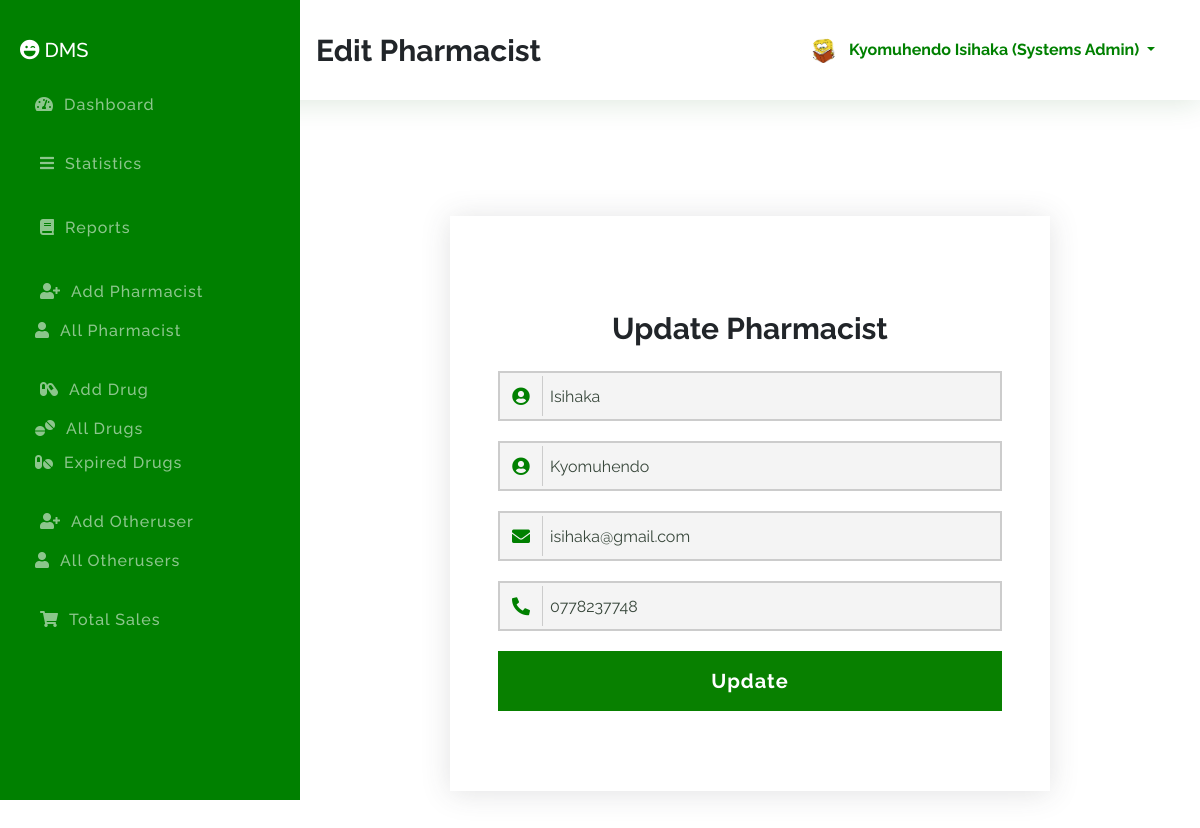
Page /index.php?action=editPharmacist&id=5 (signed in) on the committed database.
### tables this page shows
CREATE TABLE `pharmacists` (
  `id` int(11) NOT NULL,
  `fname` varchar(100) NOT NULL,
  `lname` varchar(100) NOT NULL,
  `email` varchar(100) NOT NULL,
  `phone` varchar(100) NOT NULL,
  `password` varchar(100) NOT NULL,
  `role` varchar(100) NOT NULL DEFAULT 'pharmacist',
  `avatar` varchar(100) NOT NULL DEFAULT 'avatar.png'
);

### index.php (the view, shortened to what this page needs)
<?php
$sessionId = $_SESSION['id'] ?? '';
$sessionRole = $_SESSION['role'] ?? '';
$connection = mysqli_connect(DB_HOST, DB_USER, DB_PASSWORD, DB_NAME);
$id = $_REQUEST['id'] ?? 'dashboard';
$action = $_REQUEST['action'] ?? '';
?>
<!DOCTYPE html>
<html lang="en">
<head>
    <link rel="stylesheet" href="assets/css/bootstrap.min.css">
    <link rel="stylesheet" href="assets/css/all.min.css">
    <link rel="stylesheet" href="assets/css/style.css">
</head>
<body">
    <section class="topber">
        <div class="topber__title">
            <span class="topber__title--text">
                <?php
                if ('dashboard' == $id) {
                    echo "DashBoard";
                }elseif ('statistics' == $id) {
                    echo "Statistics";
                }elseif ('reports' == $id) {
                    echo "Reports";
                }  elseif ('addPharmacist' == $id) {
                    echo "Add Pharmacist";
                } elseif ('allPharmacist' == $id) {
                    echo "Pharmacists";
                } elseif ('sellDrug' == $action) {
                    echo "Sell Drug";
                }elseif ('addDrug' == $id) {
                    echo "Add Drug";
                } elseif ('allDrug' == $id) {
                    echo "Drugs";
                } elseif ('expiredDrug' == $id) {
                    echo "Expired Drugs";
                } elseif ('addSalesman' == $id) {
                    echo "Add OtherUser";
                } elseif ('allSalesman' == $id) {
                    echo "Otherusers";
                } elseif ('userProfile' == $id) {
                    echo "Your Profile";
                } elseif ('editPharmacist' == $action) {
                    echo "Edit Pharmacist";
                } elseif ('editDrug' == $action) {
                    echo "Edit Drug";
                } elseif ('viewDrug' == $action) {
                    echo "View Drug";
                } elseif ('editSalesman' == $action) {
                    echo "Edit Otheruser";
                }elseif ('sales' == $id) {
                    echo "Sales";
                }
                ?>
            </span>
        </div>
        <div class="topber__profile">
            <?php
            $query = "SELECT * FROM {$sessionRole}s WHERE id='$sessionId'";
            $result = mysqli_query($connection, $query);
            if ($data = mysqli_fetch_assoc($result)) {
                $fname = $data['fname'];
                $lname = $data['lname'];
                $role = $data['role'];
                $avatar = $data['avatar'];
                ?>
            <img src="assets/img/<?php echo "$avatar"; ?>" height="25" width="25" class="rounded-circle" alt="profile">
            <div class="dropdown">
                <button class="btn dropdown-toggle" type="button" id="dropdownMenuButton" data-toggle="dropdown"
                    aria-haspopup="true" aria-expanded="false">
                    <?php
                                        if ($role == 'salesman') {
                                            echo "$fname $lname (" . $title . " )";
                                        } elseif ($role == 'admin') {
                                            echo "$fname $lname (Systems Admin)";
                                        } else {
                                            echo "$fname $lname (" . ucwords($role) . " )";
                                        }
            }
            ?>
                </button>
            </div>
        </div>
    </section>
    <section id="sideber" class="sideber">
        <ul class="sideber__ber">
            <h3 class="sideber__panel"><i id="left" class="fas fa-laugh-wink"></i> DMS</h3>
            <li id="left" class="sideber__item<?php if ('dashboard' == $id) {
                echo " active";
            } ?>">
                <a href="index.php?id=dashboard"><i id="left" class="fas fa-tachometer-alt"></i>Dashboard</a>
            </li>
            <li id="left" class="sideber__item sideber__item--modify<?php if ('statistics' == $id) {
                                    echo " active";
                                } ?>">
                <a href="index.php?id=statistics"><i id="left" class="fas fa-bars"></i></i>Statistics</a>
            </li>
            <li id="left" class="sideber__item sideber__item--modify<?php if ('reports' == $id) {
                                    echo " active";
                                } ?>">
                <a href="index.php?id=reports"><i id="left" class="fas fa-book"></i></i>Reports</a>
            </li>
            <?php if ('admin' == $sessionRole) { ?>
            <li id="left" class="sideber__item sideber__item--modify<?php if ('addPharmacist' == $id) {
                                    echo " active";
                                } ?>">
                <a href="index.php?id=addPharmacist"><i id="left" class="fas fa-user-plus"></i></i>Add
                    Pharmacist</a>
            </li>
            <?php } ?>
            <li id="left" class="sideber__item<?php if ('allPharmacist' == $id) {
                echo " active";
            } ?>">
                <a href="index.php?id=allPharmacist"><i id="left" class="fas fa-user"></i>All Pharmacist</a>
            </li>
            <?php if ('admin' == $sessionRole || 'pharmacist' == $sessionRole) { ?>
            <li id="left" class="sideber__item sideber__item--modify<?php if ('addDrug' == $id) {
                                    echo " active";
                                } ?>">
                <a href="index.php?id=addDrug"><i id="left" class="fas fa-capsules"></i></i>Add
                    Drug</a>
            </li>
            <?php } ?>
            <li id="left" class="sideber__item<?php if ('allDrug' == $id) {
                echo " active";
            } ?>">
                <a href="index.php?id=allDrug"><i id="left" class="fas fa-tablets"></i>All Drugs</a>
            </li>
            <li id="left" class="sideber__item<?php if ('expiredDrug' == $id) {
                echo " active";
            } ?>">
                <a href="index.php?id=expiredDrug"><i id="left" class="fas fa-pills"></i>Expired Drugs</a>
            </li>
            <?php if ('admin' == $sessionRole || 'pharmacist' == $sessionRole) { ?>
            <li id="left" class="sideber__item sideber__item--modify<?php if ('addSalesman' == $id) {
                                    echo " active";
                                } ?>">
                <a href="index.php?id=addSalesman"><i id="left" class="fas fa-user-plus"></i>Add Otheruser</a>
            </li>
            <?php } ?>
            <li id="left" class="sideber__item<?php if ('allSalesman' == $id) {
                echo " active";
            } ?>">
                <a href="index.php?id=allSalesman"><i id="left" class="fas fa-user"></i>All Otherusers</a>
            </li>
            <?php if ('admin' == $sessionRole || 'pharmacist' == $sessionRole) { ?>
            <li id="left" class="sideber__item sideber__item--modify<?php if ('sales' == $id) {
                                    echo " active";
                                } ?>">
                <a href="index.php?id=sales"><i id="left" class="fas fa-shopping-cart"></i>Total Sales</a>
            </li>
            <?php
            } ?>
        </ul>
    </section>
    <section class="main">
        <div class="container">
            <div class="pharmacist">
                <?php if ('editPharmacist' == $action) {
                    $pharmacistID = $_REQUEST['id'];
                    $selectPharmacist = "SELECT * FROM pharmacists WHERE id='{$pharmacistID}'";
                    $result = mysqli_query($connection, $selectPharmacist);
                    $pharmacist = mysqli_fetch_assoc($result); ?>
                <div class="addManager">
                    <div class="main__form">
                        <div class="main__form--title text-center">Update Pharmacist</div>
                        <form action="add.php" method="POST">
                            <div class="form-row">
                                <div class="col col-12">
                                    <label class="input">
                                        <i id="left" class="fas fa-user-circle"></i>
                                        <input type="text" name="fname" placeholder="First name"
                                            value="<?php echo $pharmacist['fname']; ?>" required>
                                    </label>
                                </div>
                                <div class="col col-12">
                                    <label class="input">
                                        <i id="left" class="fas fa-user-circle"></i>
                                        <input type="text" name="lname" placeholder="Last Name"
                                            value="<?php echo $pharmacist['lname']; ?>" required>
                                    </label>
                                </div>
                                <div class="col col-12">
                                    <label class="input">
                                        <i id="left" class="fas fa-envelope"></i>
                                        <input type="email" name="email" placeholder="Email"
                                            value="<?php echo $pharmacist['email']; ?>" required>
                                    </label>
                                </div>
                                <div class="col col-12">
                                    <label class="input">
                                        <i id="left" class="fas fa-phone-alt"></i>
                                        <input type="number" name="phone" placeholder="Phone"
                                            value="<?php echo $pharmacist['phone']; ?>" required>
                                    </label>
                                </div>
                                <div class="col col-12">
                                    <input type="submit" value="Update">
                                </div>
                            </div>
                        </form>
                    </div>
                </div>
                <?php } ?>
            </div>
        </div>
    </section>
    </body>
</html>

### assets/css/style.css (style rules this page uses)
*, *::before, *::after { margin: 0; padding: 0; -webkit-box-sizing: border-box; box-sizing: border-box; }
a { text-decoration: none !important; }
.topber { position: fixed; width: 100%; top: 0; left: 0; padding-left: 300px; right: 0; z-index: 999; -webkit-box-shadow: 0 0.15rem 1.75rem 0 rgba(23, 107, 41, 0.15); box-shadow: 0 0.15rem 1.75rem 0 rgba(20, 95, 24, 0.15); background-color: #fff; }
.topber__title { height: 12.5vh; float: left; display: -webkit-box; display: -ms-flexbox; display: flex; -webkit-box-orient: horizontal; -webkit-box-direction: normal; -ms-flex-direction: row; flex-direction: row; -webkit-box-align: center; -ms-flex-align: center; align-items: center; padding-left: 1rem; }
.topber__title--text { font-size: 30px; font-weight: bold; }
.topber__profile { height: 12.5vh; float: right; padding-right: 10px; display: -webkit-box; display: -ms-flexbox; display: flex; -webkit-box-orient: horizontal; -webkit-box-direction: normal; -ms-flex-direction: row; flex-direction: row; -webkit-box-align: center; -ms-flex-align: center; align-items: center; padding: 2rem; }
.topber__profile button { color: #008000; line-height: 10px; font-weight: bold; }
.sideber { position: fixed; top: 0; overflow-y: auto; left: 0; bottom: 0; width: 300px; height: 100vh; padding: 40px 20px 20px 20px; background-color: #008000; background-image: -webkit-gradient(linear, left top, left bottom, color-stop(10%, #008000), to(#008000)); background-image: linear-gradient(180deg, #008000 10%, #008000 10%); background-size: cover; -webkit-transition: left 0.5s ease; transition: left 0.5s ease; z-index: 999; }
.sideber__ber { list-style: none; }
.sideber__panel { font-size: 20px; color: #fff; line-height: 1.2rem; padding-bottom: 20px; }
.sideber__panel i { color: #fff; }
.sideber__item { padding: 5px; }
.sideber__item a { color: rgba(255, 255, 255, 0.55); font-size: 16px; letter-spacing: 1px; font-weight: 500; }
.sideber__item a i { color: rgba(255, 255, 255, 0.55); padding: 0 10px; }
.sideber__item--modify { padding: 30px 10px 10px 10px; }
.main { margin-left: 300px; margin-top: 10vh; padding: 2rem; }
.main__form { max-width: 600px; padding: 5rem 3rem; -webkit-box-shadow: 0 0.15rem 1.75rem 0 rgba(58, 59, 69, 0.15); box-shadow: 0 0.15rem 1.75rem 0 rgba(58, 59, 69, 0.15); margin: 5rem auto; }
.main__form--title { font-size: 30px; font-weight: bold; padding: 10px 0; }
.main__form .input { position: relative; display: block; }
.main__form .input #left { color: #008000; border-color: #ccc; -webkit-transition: border-color 0.5s; transition: border-color 0.5s; left: 5px; padding-right: 3px; border-right-width: 1px; border-right-style: solid; position: absolute; top: 5px; width: 40px; height: 40px; font-size: 18px; line-height: 40px; text-align: center; }
.main__form .input input, .main__form .input select { padding-left: 50px !important; display: block; width: 100%; height: 50px !important; padding: 8px 10px; margin: 10px 0; outline: none; border: 2px solid #ccc; background: #f4f4f4; color: #38473b; -webkit-appearance: normal; -moz-appearance: normal; appearance: normal; }
.main__form .input input::placeholder, .main__form .input select::placeholder { color: #ccc; font-weight: bold; letter-spacing: 1px; }
.main__form input[type="submit"] { width: 100%; letter-spacing: 1px; font-weight: bold; font-size: 20px; color: #fff; text-align: center; margin-top: 10px; padding: 14px 0; -webkit-transition: 0.5s ease; transition: 0.5s ease; border: 1px solid #088000; background-color: #088000; }

### rows in the picture
pharmacists: fname "Isihaka", lname "Kyomuhendo", email "isihaka@gmail.com", phone "0778237748"

### other values in the picture
$fname "Kyomuhendo"
$lname "Isihaka"
